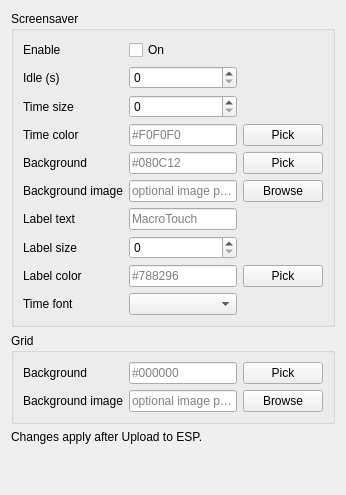
      <widget class="QWidget" name="tabDisplay">
       <attribute name="title">
        <string>Display</string>
       </attribute>
       <layout class="QVBoxLayout" name="displayMainV">
        <item>
         <widget class="QGroupBox" name="grpScreensaver">
          <property name="title">
           <string>Screensaver</string>
          </property>
          <layout class="QGridLayout" name="gridScreensaver">
           <item row="0" column="0">
            <widget class="QLabel" name="lblScrEnable">
             <property name="text">
              <string>Enable</string>
             </property>
            </widget>
           </item>
           <item row="0" column="1">
            <widget class="QCheckBox" name="chkScrEnable">
             <property name="text">
              <string>On</string>
             </property>
            </widget>
           </item>
           <item row="1" column="0">
            <widget class="QLabel" name="lblScrIdle">
             <property name="text">
              <string>Idle (s)</string>
             </property>
            </widget>
           </item>
           <item row="1" column="1">
            <widget class="QSpinBox" name="spinScrIdle" />
           </item>
           <item row="2" column="0">
            <widget class="QLabel" name="lblScrTimeSize">
             <property name="text">
              <string>Time size</string>
             </property>
            </widget>
           </item>
           <item row="2" column="1">
            <widget class="QSpinBox" name="spinScrTimeSize" />
           </item>
           <item row="3" column="0">
            <widget class="QLabel" name="lblScrTimeColor">
             <property name="text">
              <string>Time color</string>
             </property>
            </widget>
           </item>
           <item row="3" column="1">
            <widget class="QLineEdit" name="lineScrTimeColor">
             <property name="placeholderText">
              <string>#F0F0F0</string>
             </property>
            </widget>
           </item>
           <item row="3" column="2">
            <widget class="QPushButton" name="btnScrTimePick">
             <property name="text">
              <string>Pick</string>
             </property>
            </widget>
           </item>
           <item row="4" column="0">
            <widget class="QLabel" name="lblScrBgColor">
             <property name="text">
              <string>Background</string>
             </property>
            </widget>
           </item>
           <item row="4" column="1">
            <widget class="QLineEdit" name="lineScrBgColor">
             <property name="placeholderText">
              <string>#080C12</string>
             </property>
            </widget>
           </item>
          <item row="4" column="2">
           <widget class="QPushButton" name="btnScrBgPick">
            <property name="text">
             <string>Pick</string>
            </property>
           </widget>
          </item>
          <item row="5" column="0">
           <widget class="QLabel" name="lblScrBgImage">
            <property name="text">
             <string>Background image</string>
            </property>
           </widget>
          </item>
          <item row="5" column="1">
           <widget class="QLineEdit" name="lineScrBgImage">
            <property name="placeholderText">
             <string>optional image path</string>
            </property>
           </widget>
          </item>
          <item row="5" column="2">
           <widget class="QPushButton" name="btnScrBgBrowse">
            <property name="text">
             <string>Browse</string>
            </property>
           </widget>
          </item>
          <item row="6" column="0">
           <widget class="QLabel" name="lblScrLabelText">
            <property name="text">
             <string>Label text</string>
            </property>
           </widget>
          </item>
          <item row="6" column="1">
           <widget class="QLineEdit" name="lineScrLabelText">
            <property name="placeholderText">
             <string>MacroTouch</string>
            </property>
           </widget>
          </item>
          <item row="7" column="0">
           <widget class="QLabel" name="lblScrLabelSize">
            <property name="text">
             <string>Label size</string>
            </property>
           </widget>
          </item>
          <item row="7" column="1">
           <widget class="QSpinBox" name="spinScrLabelSize" />
          </item>
          <item row="8" column="0">
           <widget class="QLabel" name="lblScrLabelColor">
            <property name="text">
             <string>Label color</string>
            </property>
           </widget>
          </item>
          <item row="8" column="1">
           <widget class="QLineEdit" name="lineScrLabelColor">
            <property name="placeholderText">
             <string>#788296</string>
            </property>
           </widget>
          </item>
          <item row="8" column="2">
           <widget class="QPushButton" name="btnScrLabelPick">
            <property name="text">
             <string>Pick</string>
            </property>
           </widget>
          </item>
          <item row="9" column="0">
           <widget class="QLabel" name="lblScrTimeFont">
            <property name="text">
             <string>Time font</string>
            </property>
           </widget>
          </item>
          <item row="9" column="1">
           <widget class="QComboBox" name="comboScrTimeFont" />
          </item>
         </layout>
        </widget>
        </item>
        <item>
         <widget class="QGroupBox" name="grpGrid">
          <property name="title">
           <string>Grid</string>
          </property>
          <layout class="QGridLayout" name="gridGrid">
           <item row="0" column="0">
            <widget class="QLabel" name="lblGridBgColor">
             <property name="text">
              <string>Background</string>
             </property>
            </widget>
           </item>
           <item row="0" column="1">
            <widget class="QLineEdit" name="lineGridBgColor">
             <property name="placeholderText">
              <string>#000000</string>
             </property>
            </widget>
           </item>
           <item row="0" column="2">
            <widget class="QPushButton" name="btnGridBgPick">
             <property name="text">
              <string>Pick</string>
             </property>
            </widget>
           </item>
           <item row="1" column="0">
            <widget class="QLabel" name="lblGridBgImage">
             <property name="text">
              <string>Background image</string>
             </property>
            </widget>
           </item>
           <item row="1" column="1">
            <widget class="QLineEdit" name="lineGridBgImage">
             <property name="placeholderText">
              <string>optional image path</string>
             </property>
            </widget>
           </item>
           <item row="1" column="2">
            <widget class="QPushButton" name="btnGridBgBrowse">
             <property name="text">
              <string>Browse</string>
             </property>
            </widget>
           </item>
          </layout>
         </widget>
        </item>
        <item>
         <widget class="QLabel" name="lblDisplayHint">
          <property name="text">
           <string>Changes apply after Upload to ESP.</string>
          </property>
         </widget>
        </item>
        <item>
         <spacer name="displaySpacerBottom">
          <property name="orientation">
           <enum>Qt::Orientation::Vertical</enum>
          </property>
          <property name="sizeHint" stdset="0">
           <size>
            <width>20</width>
            <height>40</height>
           </size>
          </property>
         </spacer>
        </item>
      </layout>
     </widget>
